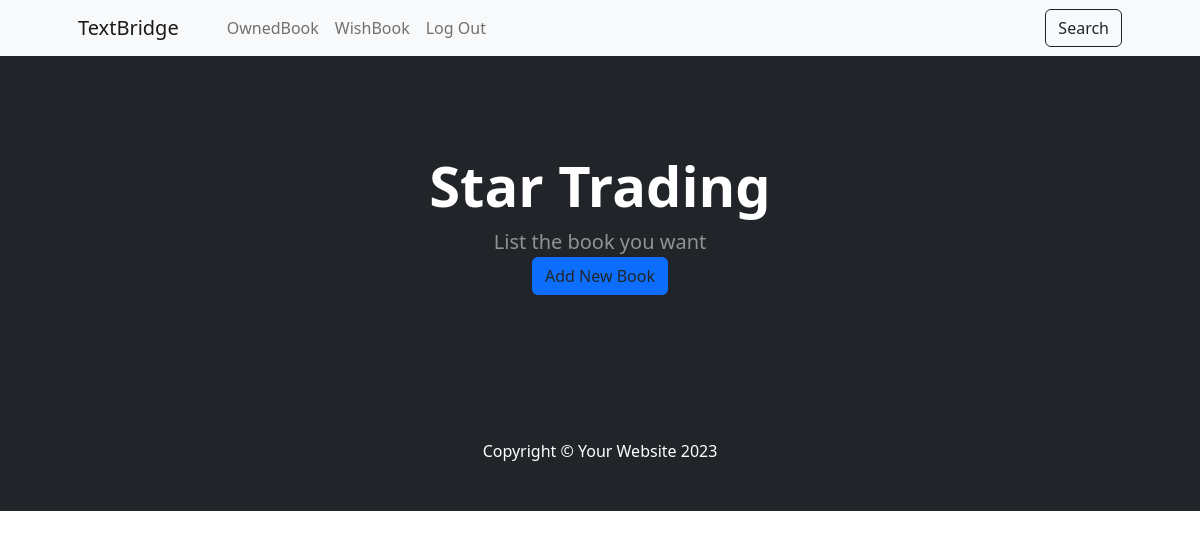
Page /wishlist (signed in) on the earlier database version.
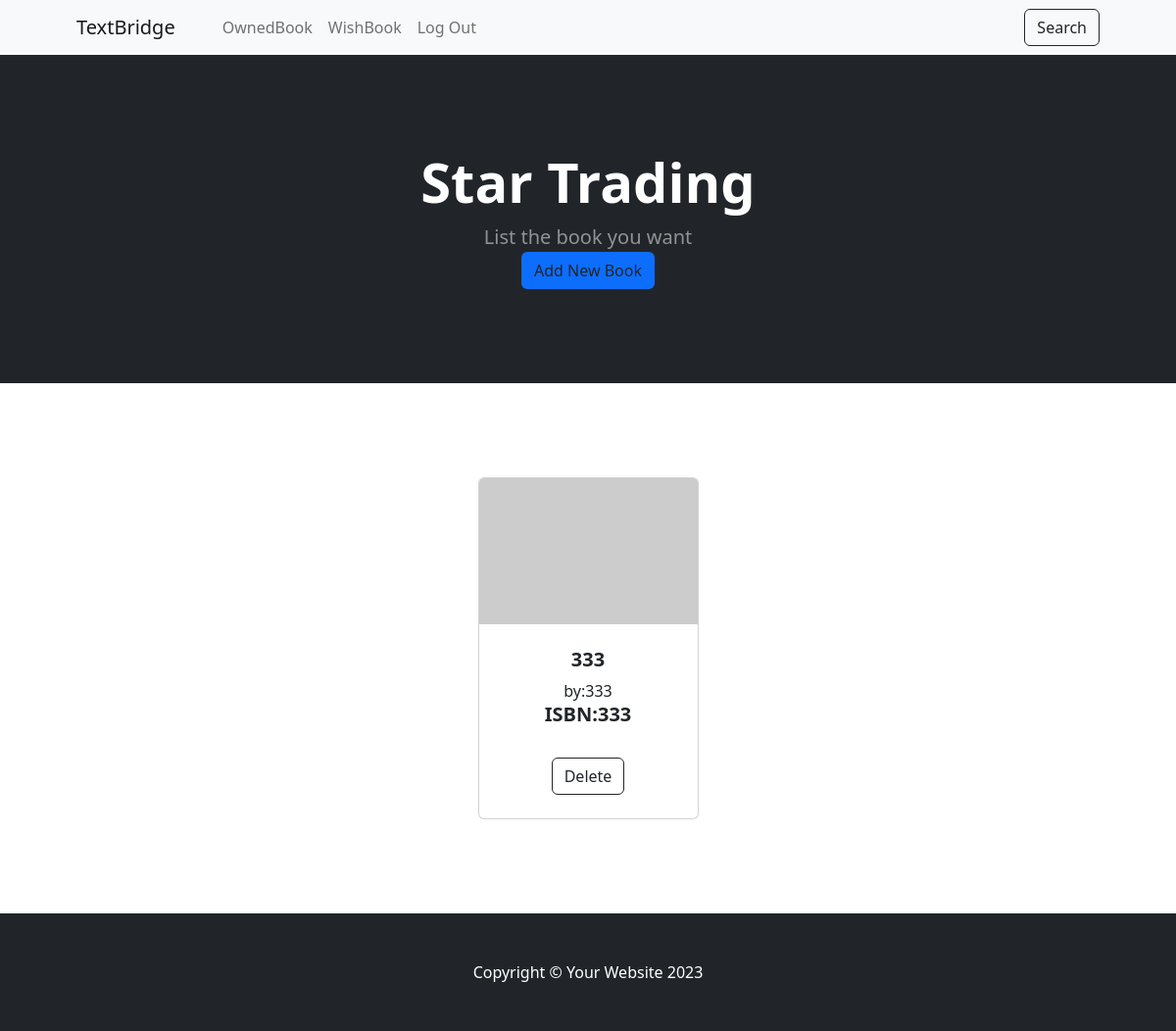
Same page on the later database version.
### main.py (models this page shows)
class WishBook(db.Model):
    __tablename__ = "wishbooks"
    id = db.Column(db.Integer, primary_key=True)
    title = db.Column(db.String(250))
    author = db.Column(db.String(250))
    ISBN = db.Column(db.String(250))
    user_id = db.Column(db.Integer, db.ForeignKey('users.id'))

### main.py (the view)
@app.route('/wishlist')
def wishlist():
    result = db.session.execute(db.select(WishBook).filter_by(user_id=current_user.id).order_by(WishBook.title))
    all_books = result.scalars()
    return render_template("wishlist.html", books=all_books)

### main.py (called while the page is built)
@login_manager.user_loader
def load_user(user_id):
    return db.get_or_404(User, user_id)

### templates/wishlist.html (shortened to what this page needs)
<!DOCTYPE html>
<html lang="en">
    <head>
        <link href="https://cdn.jsdelivr.net/npm/bootstrap-icons@1.5.0/font/bootstrap-icons.css" rel="stylesheet" />
        <link href="../static/css/styles2.css" rel="stylesheet" />
    </head>
    <body>
        <nav class="navbar navbar-expand-lg navbar-light bg-light">
            <div class="container px-4 px-lg-5">
                <a class="navbar-brand" href="#!">TextBridge</a>
                <div class="collapse navbar-collapse" id="navbarSupportedContent">
                    <ul class="navbar-nav me-auto mb-2 mb-lg-0 ms-lg-4">
                        <li class="nav-item"><a class="nav-link" href="{{ url_for('ownlist') }}">OwnedBook</a></li>
                        <li class="nav-item"><a class="nav-link" href="{{ url_for('wishlist') }}">WishBook</a></li>
                        <li class="nav-item"><a class="nav-link" href="{{ url_for('logout') }}">Log Out</a></li>
                    </ul>
                    <form class="d-flex">
                        <form class="d-flex">
                            <div class="text-center"><a class="btn btn-outline-dark" href="{{ url_for('search') }}">Search</a></div>
                        </form>
                    </form>
                </div>
            </div>
        </nav>
        <header class="bg-dark py-5">
            <div class="container px-4 px-lg-5 my-5">
                <div class="text-center text-white">
                    <h1 class="display-4 fw-bolder">Star Trading</h1>
                    <p class="lead fw-normal text-white-50 mb-0">List the book you want</p>
                    <div class="text-center"><a class="btn bg-primary" href="{{ url_for('addwish') }}">Add New Book</a></div>
                </div>
            </div>
        </header>
        {% for book in books %}
        <section class="py-5">
            <div class="container px-4 px-lg-5 mt-5">
                <div class="row gx-4 gx-lg-5 row-cols-2 row-cols-md-3 row-cols-xl-4 justify-content-center">
                    <div class="col mb-5">
                        <div class="card h-100">
                            <img class="card-img-top" src="https://dummyimage.com/450x300/dee2e6/6c757d.jpg" alt="..." />
                            <div class="card-body p-4">
                                <div class="text-center">
                                    <h5 class="fw-bolder">{{book.title}}</h5>
                                    by:{{book.author}}
                                </div>
                                <div class="text-center">
                                    <h5 class="fw-bolder">ISBN:{{book.ISBN}}</h5>
                                </div>
                            </div>
                            <div class="card-footer p-4 pt-0 border-top-0 bg-transparent">
                                <div class="text-center"><a class="btn btn-outline-dark mt-auto" href="{{ url_for('deletewish', id=book.id) }}">Delete</a></div>
                            </div>
                        </div>
                    </div>
                </div>
            </div>
        </section>
        {% endfor %}
        <footer class="py-5 bg-dark">
            <div class="container"><p class="m-0 text-center text-white">Copyright &copy; Your Website 2023</p></div>
        </footer>
    </body>
</html>

Differences in the rows shown:
added WishBook: title "333", author "333", ISBN "333"
